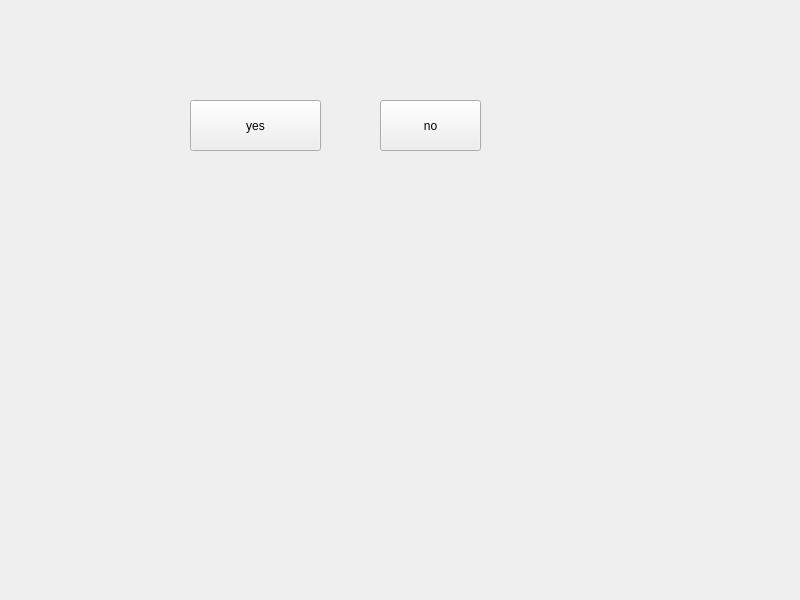
<?xml version="1.0" encoding="UTF-8"?>
<ui version="4.0">
 <class>Widget</class>
 <widget class="QWidget" name="Widget">
  <property name="geometry">
   <rect>
    <x>0</x>
    <y>0</y>
    <width>800</width>
    <height>600</height>
   </rect>
  </property>
  <property name="windowTitle">
   <string>Widget</string>
  </property>
  <widget class="QPushButton" name="pushButton_yes">
   <property name="geometry">
    <rect>
     <x>190</x>
     <y>100</y>
     <width>131</width>
     <height>51</height>
    </rect>
   </property>
   <property name="text">
    <string>yes</string>
   </property>
  </widget>
  <widget class="QPushButton" name="pushButton_no">
   <property name="geometry">
    <rect>
     <x>380</x>
     <y>100</y>
     <width>101</width>
     <height>51</height>
    </rect>
   </property>
   <property name="text">
    <string>no</string>
   </property>
  </widget>
 </widget>
 <resources/>
 <connections/>
</ui>
